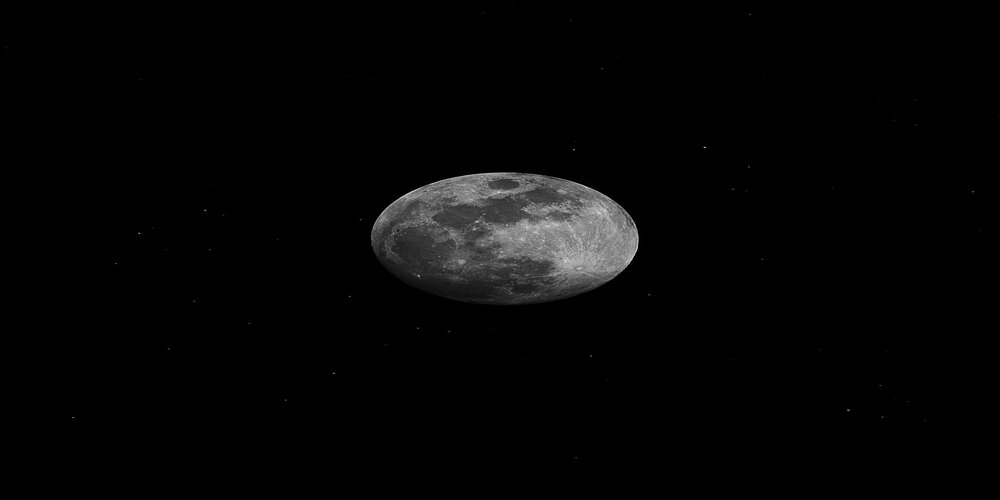
#> input picture 1-Pillow library for image modules/5.image blend/moon.jpg, 1000 x 500 px, found by its file name
$ python 1.image-blend.py
#> lines starting #> are read from the running program, lines starting #| are printed output that depends on the picture
from PIL import Image

img1 = Image.open(
    r"1-Pillow library for image modules/5.image blend/moon.jpg").convert('L')
#> img1 is the input picture: PIL image 1000x500 L; min 0, max 221, mean 5.1
img1.show()

# creating a image2 object and convert it to mode 'P'
img2 = Image.open(
    r"1-Pillow library for image modules/5.image blend/galaxy.jpg").convert('L')
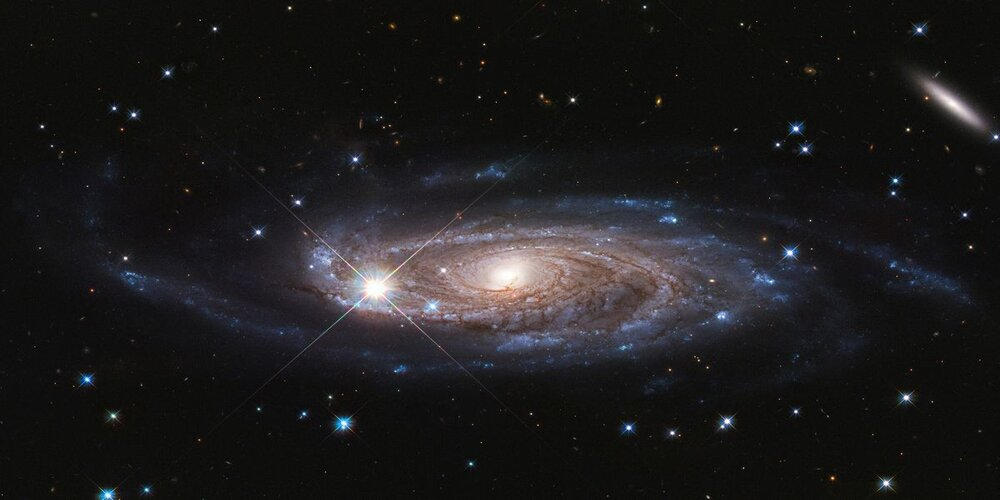
#> input picture 1-Pillow library for image modules/5.image blend/galaxy.jpg, 1000 x 500 px, found by its file name
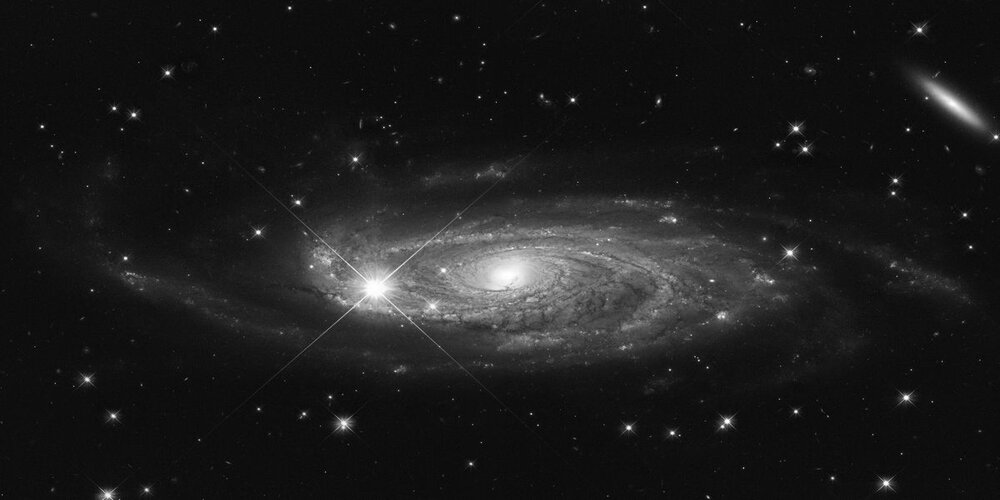
#> img2: PIL image 1000x500 L; min 0, max 255, mean 28.6
img2.show()

# alpha is 1.0, a copy of the second image is returned
img = Image.blend(img1, img2, 0.6)  # opacity of 2nd image
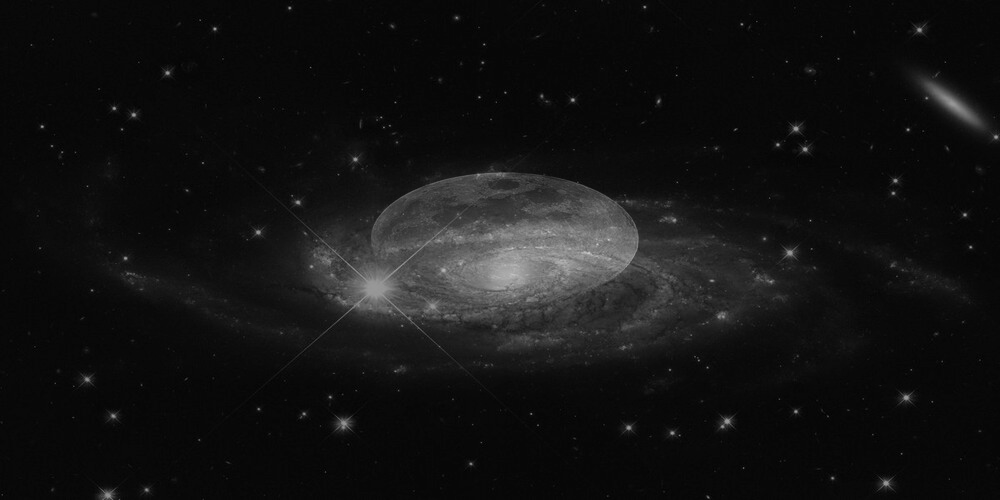
#> img: PIL image 1000x500 L; min 0, max 202, mean 18.8

# to show specified image
img.save('1-Pillow library for image modules/5.image blend/moon-galaxy.jpg')
img.show()
